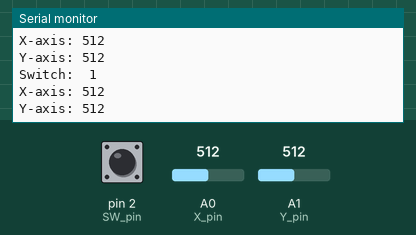
Simulated run of this sketch. Board: Arduino Uno, built with avr-gcc and run on an emulated ATmega328P. On the bench: the last lines printed to the serial monitor. The inputs (shaded band) are chosen by the test bench; at power-on: A0 (X_pin) = 512, A1 (Y_pin) = 512, pin 2 (SW_pin) HIGH.

Above: at 1.8 s.
1.9 s: A0 (X_pin) set to 716
At 2.8 s:
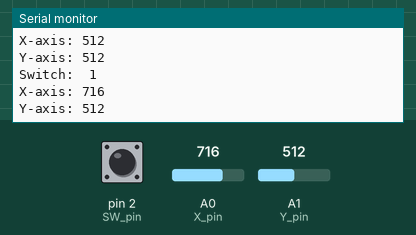
3.4 s: A1 (Y_pin) set to 716
At 4.7 s:
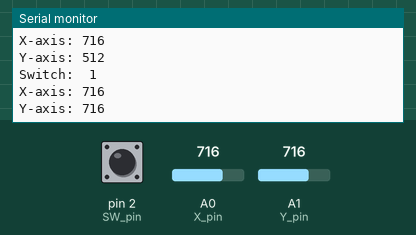
4.9 s: pin 2 (SW_pin) pulled LOW for 1.2 s
7.6 s: A0 (X_pin) set to 900
At 8.8 s:
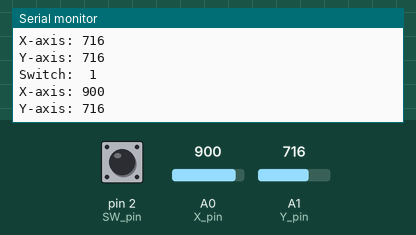
9.1 s: A1 (Y_pin) set to 900
At 10.8 s:
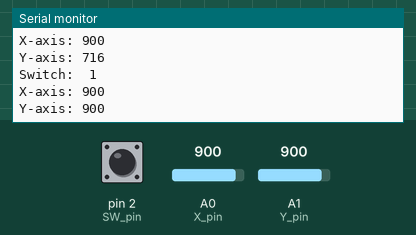
Timing chart, 0 to 11.6 s (numbered marks = the images above; inputs shaded):
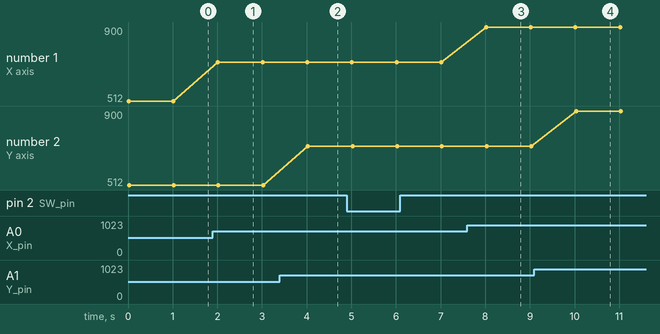

Measured:
- after the input at 1.9 s, the serial monitor: prints a new line after 0.11 s (image 1)
- after the input at 3.4 s, the serial monitor: prints a new line after 0.63 s (image 2)
- after the input at 7.6 s, the serial monitor: prints a new line after 0.42 s (image 3)
- after the input at 9.1 s, the serial monitor: prints a new line after 0.93 s (image 4)
- plotted number 1: 512 → 716 after the input at 1.9 s, 716 → 900 after the input at 7.6 s

The sketch:

L12-analog-joystick-module.ino
```cpp
int SW_pin = 2;
int X_pin = 0;
int Y_pin = 1;

void setup() {
  pinMode(SW_pin, INPUT_PULLUP);
  Serial.begin(9600);
}

void loop() {
  Serial.print("Switch:  ");
  Serial.print(digitalRead(SW_pin));
  Serial.print("\n");
  Serial.print("X-axis: ");
  Serial.print(analogRead(X_pin));
  Serial.print("\n");
  Serial.print("Y-axis: ");
  Serial.println(analogRead(Y_pin));
  Serial.print("\n\n");
  delay(1000);
}
```
